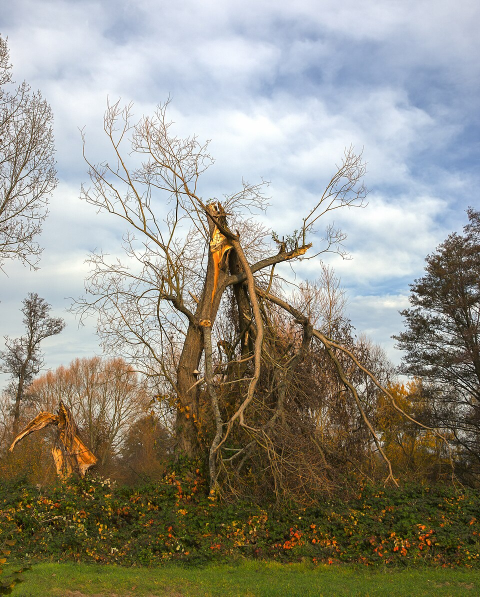
#> input picture tests/vision-data/damage/1.jpg, 960 x 1193 px (shown at 1/2 size)
$ python -i local-vision.py   (imports and definitions only)
#> lines starting #> are read from the running program, lines starting #| are printed output that depends on the picture
"""Persistent CPU-only CLIP inference over JSON lines on standard input/output."""
import hashlib
import json
import sys
import time
from pathlib import Path

import numpy as np
import onnxruntime as ort
from PIL import Image, ImageOps

REVISION = "6b7c523703ae26e39be4b03774966f8571c7f523"
MODEL = "CLIP ViT-B/32 INT8 · " + REVISION[:12]
FILES = {"model.onnx": "0898a3facfdb27f0a041e57649b4989cfd094e4a0040d6ae75ed69917dfc7328",
         "tokenizer.json": "f7f3b7af117d467b58374797691a6438d3e6b9e9cef800dfd5dced7f697a90cd"}
PROMPTS = ["a photo of a dried out dead tree", "a photo of a damaged tree with broken branches or trunk",
           "a photo of litter and garbage on the ground", "a photo of damaged urban landscaping",
           "an unrelated scene or no clearly visible environmental problem"]
MEAN = np.array([0.48145466, 0.4578275, 0.40821073], dtype=np.float32)
STD = np.array([0.26862954, 0.26130258, 0.27577711], dtype=np.float32)


# [33 lines left out: function text_inputs, not called in this run]


def pixels(file):
#> called with file = '../tests/vision-data/damage/1.jpg'
    with Image.open(file) as src:
#> src is the input picture: PIL image 960x1193 RGB; mean R, G, B 148.7, 146.8, 135.1
        if src.width * src.height > 25_000_000:
            raise ValueError("Too many pixels")
        image = ImageOps.exif_transpose(src).convert("RGB")
        w,h = image.size
#> w = 960; h = 1193
        # Crop the central square before resampling for extreme aspect ratios.
        short = min(w,h)
#> short = 960
        if max(w,h) > 16*short:
            left,top=(w-short)//2,(h-short)//2
            image=image.crop((left,top,left+short,top+short))
            w,h=image.size
        image=image.resize((224*w//min(w,h),224*h//min(w,h)),Image.Resampling.BICUBIC)
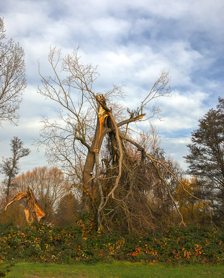
#> image: PIL image 224x278 RGB; mean R, G, B 148.7, 146.9, 135.1
        left,top=(image.width-224)//2,(image.height-224)//2
#> left = 0; top = 27
        image=image.crop((left,top,left+224,top+224))
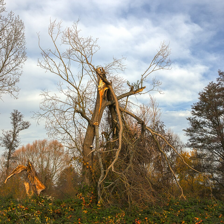
#> image: PIL image 224x224 RGB; mean R, G, B 150.2, 147.1, 137.5
        array=(np.asarray(image,dtype=np.float32)/255-MEAN)/STD
        return np.ascontiguousarray(array.transpose(2,0,1)[None])


class Classifier:
    # [23 lines left out: functions __init__, analyze, not called in this run]


# [11 lines not run here, left out]

>>> result = pixels('../tests/vision-data/damage/1.jpg')
